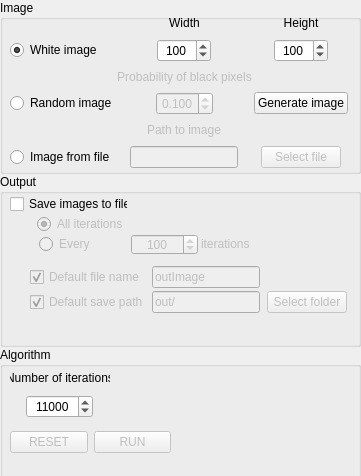
<?xml version="1.0" encoding="UTF-8"?>
<ui version="4.0">
 <class>MainWindow</class>
 <widget class="QMainWindow" name="MainWindow">
  <property name="geometry">
   <rect>
    <x>0</x>
    <y>0</y>
    <width>361</width>
    <height>476</height>
   </rect>
  </property>
  <property name="sizePolicy">
   <sizepolicy hsizetype="Fixed" vsizetype="Fixed">
    <horstretch>0</horstretch>
    <verstretch>0</verstretch>
   </sizepolicy>
  </property>
  <property name="minimumSize">
   <size>
    <width>361</width>
    <height>476</height>
   </size>
  </property>
  <property name="maximumSize">
   <size>
    <width>361</width>
    <height>476</height>
   </size>
  </property>
  <property name="windowTitle">
   <string>Langton's Ant</string>
  </property>
  <property name="windowIcon">
   <iconset>
    <normaloff>ant_icon.png</normaloff>ant_icon.png</iconset>
  </property>
  <widget class="QWidget" name="centralwidget">
   <widget class="QWidget" name="verticalLayoutWidget">
    <property name="geometry">
     <rect>
      <x>0</x>
      <y>0</y>
      <width>361</width>
      <height>521</height>
     </rect>
    </property>
    <layout class="QVBoxLayout" name="verticalLayout">
     <property name="spacing">
      <number>0</number>
     </property>
     <item>
      <widget class="QGroupBox" name="groupBox_2">
       <property name="sizePolicy">
        <sizepolicy hsizetype="Preferred" vsizetype="Preferred">
         <horstretch>0</horstretch>
         <verstretch>0</verstretch>
        </sizepolicy>
       </property>
       <property name="title">
        <string>Image</string>
       </property>
       <widget class="QWidget" name="gridLayoutWidget">
        <property name="geometry">
         <rect>
          <x>10</x>
          <y>10</y>
          <width>341</width>
          <height>161</height>
         </rect>
        </property>
        <layout class="QGridLayout" name="gridLayout" columnstretch="0,0,0">
         <property name="sizeConstraint">
          <enum>QLayout::SetDefaultConstraint</enum>
         </property>
         <property name="spacing">
          <number>0</number>
         </property>
         <item row="3" column="1" alignment="Qt::AlignHCenter|Qt::AlignVCenter">
          <widget class="QDoubleSpinBox" name="probabilitySB">
           <property name="enabled">
            <bool>false</bool>
           </property>
           <property name="sizePolicy">
            <sizepolicy hsizetype="Fixed" vsizetype="Preferred">
             <horstretch>0</horstretch>
             <verstretch>0</verstretch>
            </sizepolicy>
           </property>
           <property name="alignment">
            <set>Qt::AlignCenter</set>
           </property>
           <property name="decimals">
            <number>3</number>
           </property>
           <property name="maximum">
            <double>1.000000000000000</double>
           </property>
           <property name="singleStep">
            <double>0.100000000000000</double>
           </property>
           <property name="value">
            <double>0.100000000000000</double>
           </property>
          </widget>
         </item>
         <item row="0" column="2" alignment="Qt::AlignHCenter|Qt::AlignVCenter">
          <widget class="QLabel" name="label_2">
           <property name="sizePolicy">
            <sizepolicy hsizetype="Preferred" vsizetype="Preferred">
             <horstretch>0</horstretch>
             <verstretch>0</verstretch>
            </sizepolicy>
           </property>
           <property name="text">
            <string>Height</string>
           </property>
           <property name="alignment">
            <set>Qt::AlignCenter</set>
           </property>
          </widget>
         </item>
         <item row="0" column="1" alignment="Qt::AlignHCenter|Qt::AlignVCenter">
          <widget class="QLabel" name="label_3">
           <property name="sizePolicy">
            <sizepolicy hsizetype="Preferred" vsizetype="Preferred">
             <horstretch>0</horstretch>
             <verstretch>0</verstretch>
            </sizepolicy>
           </property>
           <property name="text">
            <string>Width</string>
           </property>
           <property name="alignment">
            <set>Qt::AlignCenter</set>
           </property>
          </widget>
         </item>
         <item row="5" column="0" alignment="Qt::AlignLeft|Qt::AlignVCenter">
          <widget class="QRadioButton" name="imageFromFileRB">
           <property name="sizePolicy">
            <sizepolicy hsizetype="Fixed" vsizetype="Preferred">
             <horstretch>0</horstretch>
             <verstretch>0</verstretch>
            </sizepolicy>
           </property>
           <property name="text">
            <string>Image from file</string>
           </property>
          </widget>
         </item>
         <item row="1" column="1" alignment="Qt::AlignHCenter|Qt::AlignVCenter">
          <widget class="QSpinBox" name="widthSB">
           <property name="sizePolicy">
            <sizepolicy hsizetype="Fixed" vsizetype="Preferred">
             <horstretch>0</horstretch>
             <verstretch>0</verstretch>
            </sizepolicy>
           </property>
           <property name="layoutDirection">
            <enum>Qt::LeftToRight</enum>
           </property>
           <property name="frame">
            <bool>true</bool>
           </property>
           <property name="alignment">
            <set>Qt::AlignCenter</set>
           </property>
           <property name="showGroupSeparator" stdset="0">
            <bool>false</bool>
           </property>
           <property name="minimum">
            <number>2</number>
           </property>
           <property name="maximum">
            <number>1000</number>
           </property>
           <property name="singleStep">
            <number>100</number>
           </property>
           <property name="value">
            <number>100</number>
           </property>
          </widget>
         </item>
         <item row="3" column="0" alignment="Qt::AlignLeft|Qt::AlignVCenter">
          <widget class="QRadioButton" name="randomImageRB">
           <property name="sizePolicy">
            <sizepolicy hsizetype="Fixed" vsizetype="Preferred">
             <horstretch>0</horstretch>
             <verstretch>0</verstretch>
            </sizepolicy>
           </property>
           <property name="text">
            <string>Random image</string>
           </property>
          </widget>
         </item>
         <item row="4" column="1" alignment="Qt::AlignHCenter|Qt::AlignVCenter">
          <widget class="QLabel" name="label_6">
           <property name="enabled">
            <bool>false</bool>
           </property>
           <property name="sizePolicy">
            <sizepolicy hsizetype="Preferred" vsizetype="Preferred">
             <horstretch>0</horstretch>
             <verstretch>0</verstretch>
            </sizepolicy>
           </property>
           <property name="text">
            <string>Path to image</string>
           </property>
           <property name="alignment">
            <set>Qt::AlignCenter</set>
           </property>
          </widget>
         </item>
         <item row="1" column="0" alignment="Qt::AlignLeft|Qt::AlignVCenter">
          <widget class="QRadioButton" name="whiteImageRB">
           <property name="sizePolicy">
            <sizepolicy hsizetype="Fixed" vsizetype="Preferred">
             <horstretch>0</horstretch>
             <verstretch>0</verstretch>
            </sizepolicy>
           </property>
           <property name="text">
            <string>White image</string>
           </property>
           <property name="checked">
            <bool>true</bool>
           </property>
          </widget>
         </item>
         <item row="1" column="2" alignment="Qt::AlignHCenter|Qt::AlignVCenter">
          <widget class="QSpinBox" name="heightSB">
           <property name="sizePolicy">
            <sizepolicy hsizetype="Fixed" vsizetype="Preferred">
             <horstretch>0</horstretch>
             <verstretch>0</verstretch>
            </sizepolicy>
           </property>
           <property name="alignment">
            <set>Qt::AlignCenter</set>
           </property>
           <property name="minimum">
            <number>2</number>
           </property>
           <property name="maximum">
            <number>1000</number>
           </property>
           <property name="singleStep">
            <number>100</number>
           </property>
           <property name="value">
            <number>100</number>
           </property>
          </widget>
         </item>
         <item row="5" column="1" alignment="Qt::AlignHCenter|Qt::AlignVCenter">
          <widget class="QLineEdit" name="pathLE">
           <property name="enabled">
            <bool>false</bool>
           </property>
           <property name="sizePolicy">
            <sizepolicy hsizetype="Preferred" vsizetype="Preferred">
             <horstretch>0</horstretch>
             <verstretch>0</verstretch>
            </sizepolicy>
           </property>
           <property name="readOnly">
            <bool>true</bool>
           </property>
          </widget>
         </item>
         <item row="2" column="1" alignment="Qt::AlignHCenter|Qt::AlignVCenter">
          <widget class="QLabel" name="label_8">
           <property name="enabled">
            <bool>false</bool>
           </property>
           <property name="sizePolicy">
            <sizepolicy hsizetype="Preferred" vsizetype="Preferred">
             <horstretch>0</horstretch>
             <verstretch>0</verstretch>
            </sizepolicy>
           </property>
           <property name="text">
            <string>Probability of black pixels</string>
           </property>
           <property name="alignment">
            <set>Qt::AlignCenter</set>
           </property>
          </widget>
         </item>
         <item row="5" column="2" alignment="Qt::AlignHCenter|Qt::AlignVCenter">
          <widget class="QPushButton" name="selectFilePB">
           <property name="enabled">
            <bool>false</bool>
           </property>
           <property name="sizePolicy">
            <sizepolicy hsizetype="Preferred" vsizetype="Preferred">
             <horstretch>0</horstretch>
             <verstretch>0</verstretch>
            </sizepolicy>
           </property>
           <property name="text">
            <string>Select file</string>
           </property>
           <property name="checkable">
            <bool>false</bool>
           </property>
          </widget>
         </item>
         <item row="3" column="2" alignment="Qt::AlignHCenter|Qt::AlignVCenter">
          <widget class="QPushButton" name="generateImagePB">
           <property name="sizePolicy">
            <sizepolicy hsizetype="Preferred" vsizetype="Preferred">
             <horstretch>0</horstretch>
             <verstretch>0</verstretch>
            </sizepolicy>
           </property>
           <property name="text">
            <string>Generate image</string>
           </property>
          </widget>
         </item>
        </layout>
       </widget>
      </widget>
     </item>
     <item>
      <widget class="QGroupBox" name="groupBox">
       <property name="sizePolicy">
        <sizepolicy hsizetype="Preferred" vsizetype="Preferred">
         <horstretch>0</horstretch>
         <verstretch>0</verstretch>
        </sizepolicy>
       </property>
       <property name="title">
        <string>Output</string>
       </property>
       <widget class="QWidget" name="gridLayoutWidget_2">
        <property name="geometry">
         <rect>
          <x>10</x>
          <y>20</y>
          <width>240</width>
          <height>61</height>
         </rect>
        </property>
        <layout class="QGridLayout" name="gridLayout_2">
         <property name="horizontalSpacing">
          <number>3</number>
         </property>
         <property name="verticalSpacing">
          <number>0</number>
         </property>
         <item row="1" column="0" alignment="Qt::AlignRight|Qt::AlignVCenter">
          <widget class="QRadioButton" name="allIterationsRB">
           <property name="enabled">
            <bool>false</bool>
           </property>
           <property name="sizePolicy">
            <sizepolicy hsizetype="Maximum" vsizetype="Maximum">
             <horstretch>0</horstretch>
             <verstretch>0</verstretch>
            </sizepolicy>
           </property>
           <property name="text">
            <string>All iterations</string>
           </property>
           <property name="checked">
            <bool>true</bool>
           </property>
          </widget>
         </item>
         <item row="0" column="0" alignment="Qt::AlignLeft|Qt::AlignVCenter">
          <widget class="QCheckBox" name="saveImageToFileCB">
           <property name="sizePolicy">
            <sizepolicy hsizetype="Maximum" vsizetype="Maximum">
             <horstretch>0</horstretch>
             <verstretch>0</verstretch>
            </sizepolicy>
           </property>
           <property name="text">
            <string>Save images to files</string>
           </property>
           <property name="checked">
            <bool>false</bool>
           </property>
          </widget>
         </item>
         <item row="2" column="2" alignment="Qt::AlignHCenter|Qt::AlignVCenter">
          <widget class="QLabel" name="label_5">
           <property name="enabled">
            <bool>false</bool>
           </property>
           <property name="text">
            <string>iterations</string>
           </property>
          </widget>
         </item>
         <item row="2" column="1" alignment="Qt::AlignHCenter|Qt::AlignVCenter">
          <widget class="QSpinBox" name="saveItersSB">
           <property name="enabled">
            <bool>false</bool>
           </property>
           <property name="sizePolicy">
            <sizepolicy hsizetype="Maximum" vsizetype="Preferred">
             <horstretch>0</horstretch>
             <verstretch>0</verstretch>
            </sizepolicy>
           </property>
           <property name="alignment">
            <set>Qt::AlignCenter</set>
           </property>
           <property name="minimum">
            <number>1</number>
           </property>
           <property name="maximum">
            <number>1000000</number>
           </property>
           <property name="singleStep">
            <number>10000</number>
           </property>
           <property name="value">
            <number>100</number>
           </property>
          </widget>
         </item>
         <item row="2" column="0" alignment="Qt::AlignRight|Qt::AlignVCenter">
          <widget class="QRadioButton" name="everyNIterationsRB">
           <property name="enabled">
            <bool>false</bool>
           </property>
           <property name="text">
            <string>Every          </string>
           </property>
          </widget>
         </item>
        </layout>
       </widget>
       <widget class="QWidget" name="gridLayoutWidget_3">
        <property name="geometry">
         <rect>
          <x>30</x>
          <y>90</y>
          <width>321</width>
          <height>51</height>
         </rect>
        </property>
        <layout class="QGridLayout" name="gridLayout_3">
         <property name="horizontalSpacing">
          <number>3</number>
         </property>
         <property name="verticalSpacing">
          <number>0</number>
         </property>
         <item row="1" column="0" alignment="Qt::AlignLeft|Qt::AlignVCenter">
          <widget class="QCheckBox" name="defaultSavePathCB">
           <property name="enabled">
            <bool>false</bool>
           </property>
           <property name="text">
            <string>Default save path</string>
           </property>
           <property name="checked">
            <bool>true</bool>
           </property>
          </widget>
         </item>
         <item row="1" column="1" alignment="Qt::AlignHCenter|Qt::AlignVCenter">
          <widget class="QLineEdit" name="saveFilePathLE">
           <property name="enabled">
            <bool>false</bool>
           </property>
           <property name="text">
            <string>out/</string>
           </property>
           <property name="readOnly">
            <bool>true</bool>
           </property>
          </widget>
         </item>
         <item row="0" column="1" alignment="Qt::AlignHCenter|Qt::AlignVCenter">
          <widget class="QLineEdit" name="saveFileNameLE">
           <property name="enabled">
            <bool>false</bool>
           </property>
           <property name="inputMask">
            <string>NNNNNNNNNN</string>
           </property>
           <property name="text">
            <string>outImage</string>
           </property>
          </widget>
         </item>
         <item row="0" column="0" alignment="Qt::AlignLeft|Qt::AlignVCenter">
          <widget class="QCheckBox" name="defaultFileNameCB">
           <property name="enabled">
            <bool>false</bool>
           </property>
           <property name="text">
            <string>Default file name</string>
           </property>
           <property name="checked">
            <bool>true</bool>
           </property>
          </widget>
         </item>
         <item row="1" column="2" alignment="Qt::AlignHCenter|Qt::AlignVCenter">
          <widget class="QPushButton" name="selectSaveFolderPB">
           <property name="enabled">
            <bool>false</bool>
           </property>
           <property name="text">
            <string>Select folder</string>
           </property>
          </widget>
         </item>
        </layout>
       </widget>
      </widget>
     </item>
     <item>
      <widget class="QGroupBox" name="groupBox_3">
       <property name="title">
        <string>Algorithm</string>
       </property>
       <widget class="QWidget" name="verticalLayoutWidget_2">
        <property name="geometry">
         <rect>
          <x>10</x>
          <y>20</y>
          <width>100</width>
          <height>51</height>
         </rect>
        </property>
        <layout class="QVBoxLayout" name="verticalLayout_2">
         <item alignment="Qt::AlignHCenter|Qt::AlignVCenter">
          <widget class="QLabel" name="label">
           <property name="sizePolicy">
            <sizepolicy hsizetype="Preferred" vsizetype="Preferred">
             <horstretch>0</horstretch>
             <verstretch>0</verstretch>
            </sizepolicy>
           </property>
           <property name="text">
            <string>Number of iterations</string>
           </property>
           <property name="alignment">
            <set>Qt::AlignCenter</set>
           </property>
          </widget>
         </item>
         <item alignment="Qt::AlignHCenter|Qt::AlignVCenter">
          <widget class="QSpinBox" name="numOfItersSB">
           <property name="sizePolicy">
            <sizepolicy hsizetype="Preferred" vsizetype="Preferred">
             <horstretch>0</horstretch>
             <verstretch>0</verstretch>
            </sizepolicy>
           </property>
           <property name="alignment">
            <set>Qt::AlignCenter</set>
           </property>
           <property name="minimum">
            <number>1</number>
           </property>
           <property name="maximum">
            <number>10000000</number>
           </property>
           <property name="singleStep">
            <number>10000</number>
           </property>
           <property name="value">
            <number>11000</number>
           </property>
          </widget>
         </item>
        </layout>
       </widget>
       <widget class="QWidget" name="horizontalLayoutWidget">
        <property name="geometry">
         <rect>
          <x>10</x>
          <y>80</y>
          <width>161</width>
          <height>31</height>
         </rect>
        </property>
        <layout class="QHBoxLayout" name="horizontalLayout">
         <item alignment="Qt::AlignHCenter|Qt::AlignVCenter">
          <widget class="QPushButton" name="resetPB">
           <property name="enabled">
            <bool>false</bool>
           </property>
           <property name="text">
            <string>RESET</string>
           </property>
          </widget>
         </item>
         <item alignment="Qt::AlignHCenter|Qt::AlignVCenter">
          <widget class="QPushButton" name="runPB">
           <property name="enabled">
            <bool>false</bool>
           </property>
           <property name="text">
            <string>RUN</string>
           </property>
          </widget>
         </item>
        </layout>
       </widget>
      </widget>
     </item>
    </layout>
   </widget>
  </widget>
 </widget>
 <resources/>
 <connections/>
</ui>
